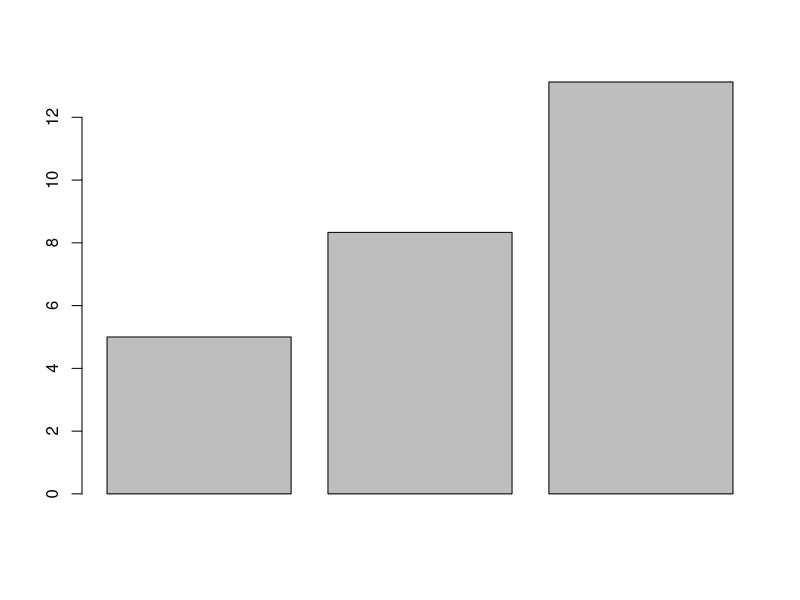
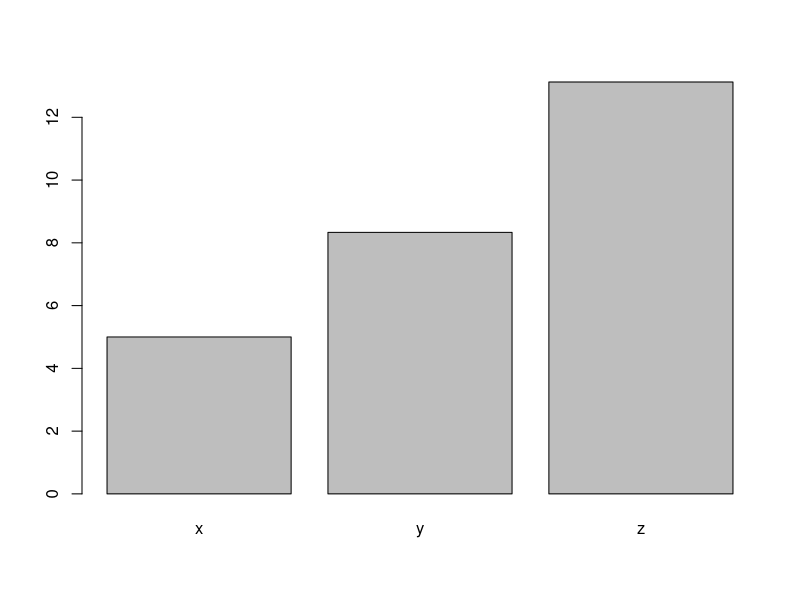
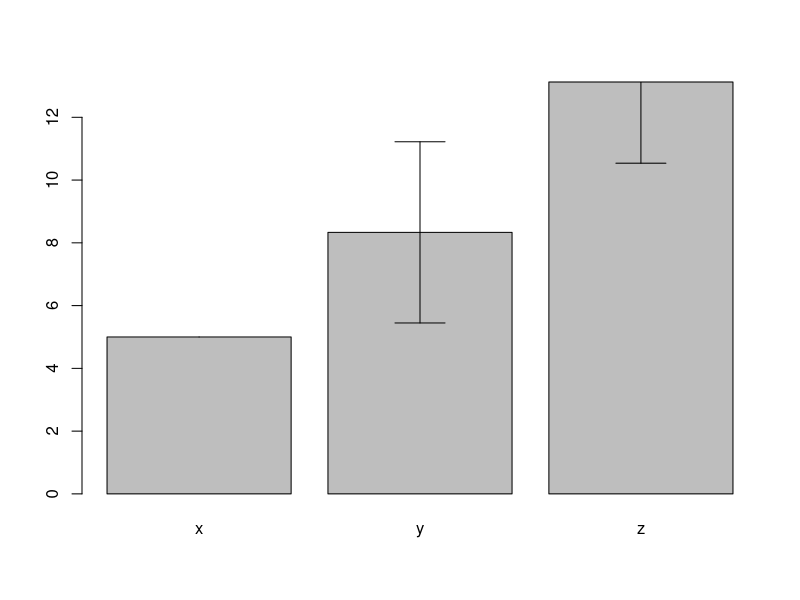
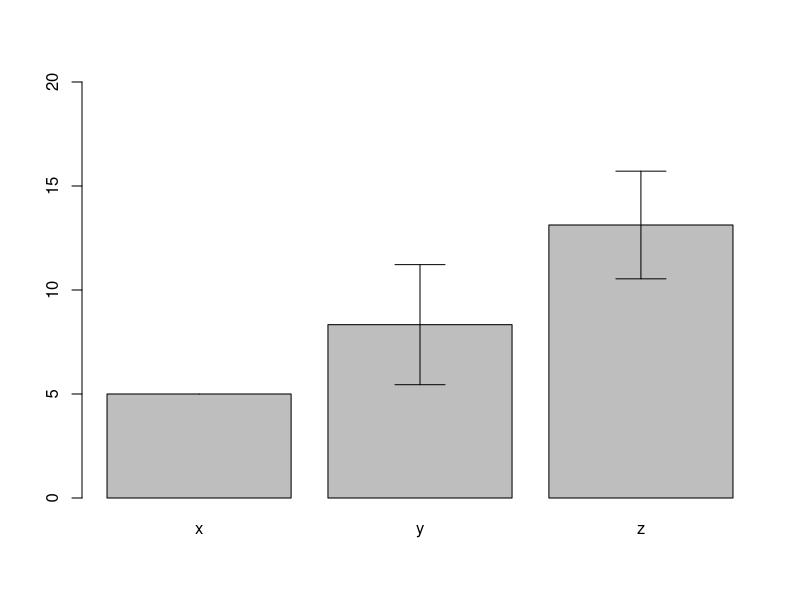
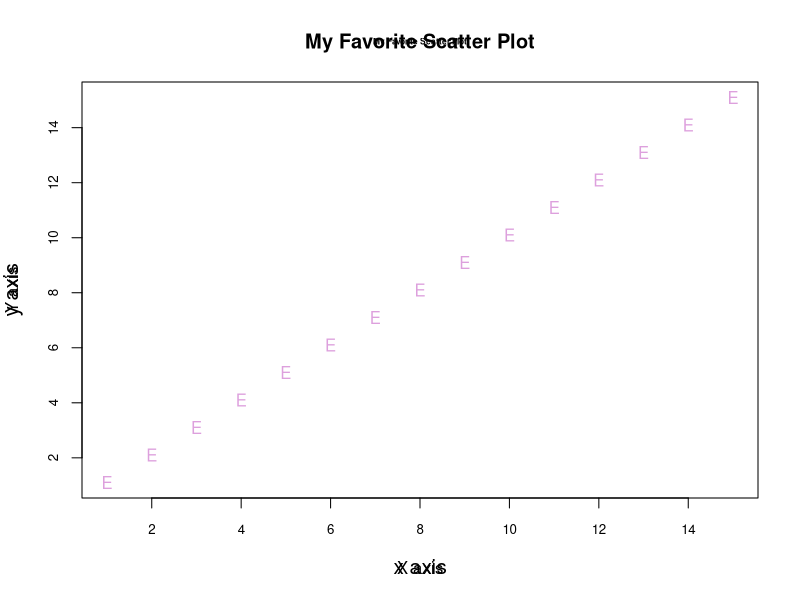

R code for these plots, in order:
# With the data frame you created last week you will:

# Create a barplot for one numeric column, grouped by the character vector with 3 unique values
  # Add error bars with mean and standard deviation to the plot
  # Change the x and y labels and add a title
  # Export the plot as a PDF that is 4 inches wide and 7 inches tall.

# Create a scatter plot between two of your numeric columns.
  # Change the point shape and color to something NOT used in the example.
  # Change the x and y labels and add a title
  # Export the plot as a JPEG by using the "Export" button in the plotting pane.

# Upload both plots with the script used to create them to GitHub.
  # Follow the same file naming format as last week for the script.
  # Name plots as Lastname_barplot or Lastname_scatterplot. Save them to your "plots" folder.
unique.num <- c(1,2,3,4,5,6,7,8,9,10,11,12,13,14,15)
dec.num <- c(1.1,2.1,3.1,4.1,5.1,6.1,7.1,8.1,9.1,10.1,11.1,12.1,13.1,14.1,15.1)
unique.char<- c('a','b','c','d','e','f','g','h','i','j','k','l','m','n','o')
group.char <- c('x','x','x','x','y','y','y','z','z','z','z','z','z','z','z')
rep.num <- c(5,5,5,5,5,10,10,10,10,10,15,15,15,15,15)
df <- as.data.frame(cbind(unique.char,group.char,unique.num,rep.num,dec.num))
df$uniqu.num <- as.numeric(as.character(df$unique.num))
df$rep.num <- as.numeric(as.character(df$rep.num))
df <- as.data.frame(cbind(unique.char,group.char,unique.num,rep.num,dec.num))
df$unique.num <- as.numeric(as.character(df$unique.num))
df$rep.num <- as.numeric(as.character(df$rep.num))
df$dec.num <- as.numeric(as.character(df$dec.num))
df.mean <- aggregate(df$rep.num ~df$group.char, FUN = "mean")
colnames(df.mean) <- c("Factor","Mean")
barplot(df.mean$Mean)
barplot(df.mean$Mean, names.arg = df.mean$Factor)
df.sd <- aggregate(df$rep.num ~df$group.char, FUN = "sd")
colnames(df.sd) <- c("Factor","StanDev")
b.plot <- barplot(df.mean$Mean, names.arg = df.mean$Factor)
arrows(b.plot, df.mean$Mean-df.sd$StanDev,
       b.plot, df.mean$Mean+df.sd$StanDev,angle=90,code=3)
b.plot <- barplot(df.mean$Mean, names.arg = df.mean$Factor, ylim = c(0,20))
arrows(b.plot, df.mean$Mean-df.sd$StanDev,
       b.plot, df.mean$Mean+df.sd$StanDev,angle=90,code=3)
plot(df$dec.num ~ df$unique.num, xlab = "x axis", ylab = "y axis", main = "My Favorite Scatter Plot", 
     cex.axis=0.8, cex.main = 0.5, cex.lab = 1.25, pch=69, col = "plum")
title(xlab = "X axis", ylab = "Y axis")
title(main = "My Favorite Scatter Plot")
setwd("C:/GitHub/wakaflokafluck/plots")
pdf( file = "MyFavoritePlot.pdf", width = 4, height = 7)
